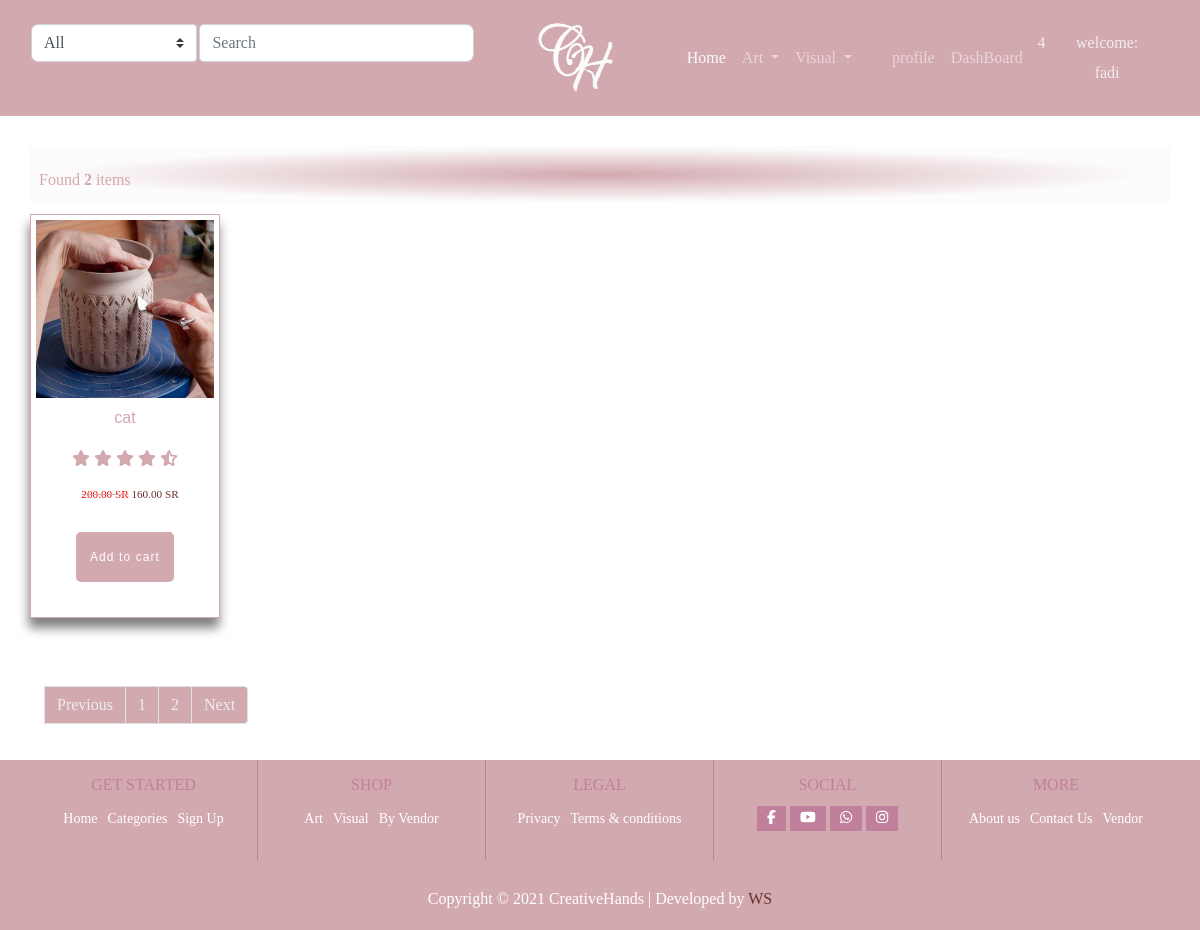
The page /store/ (signed in) on the database its author committed.
### account/models.py (models this page shows, shortened)
class Account(AbstractBaseUser):
    first_name = models.CharField(max_length=50)
    last_name = models.CharField(max_length=50)
    username = models.CharField(max_length=50, unique=True)
    email = models.CharField(max_length=50, unique=True)
    phone_number = models.CharField(max_length=50)
    date_joined = models.DateTimeField(auto_now_add=True)
    last_login = models.DateTimeField(auto_now_add=True)
    is_admin = models.BooleanField(default=False)
    is_staff = models.BooleanField(default=False)
    is_active = models.BooleanField(default=False)
    is_superadmin = models.BooleanField(default=False)
    USERNAME_FIELD = 'email'
    REQUIRED_FIELDS = ['username', 'first_name', 'last_name']
    objects = MyAccountManger()

### product/models.py (models this page shows, shortened)
class Product(models.Model):
    user = models.ForeignKey(User, null=True, on_delete=models.SET_NULL)
    PRDName = models.CharField(max_length=75)
    PRDVandor_Name = models.CharField(max_length=75)
    PRDCategory = models.ForeignKey('Category', on_delete=models.CASCADE, blank=True, null=True)
    PRDIMG = models.ImageField(upload_to='', blank=True, null=True)
    PRDDec = models.TextField(max_length=500)
    PRDBrand = models.ForeignKey('settings.Brand', on_delete=models.CASCADE, blank=True, null=True)
    PRDPrice = models.DecimalField(max_digits=5, decimal_places=2)
    PRDCost = models.DecimalField(max_digits=5, decimal_places=2)
    PRDDisc = models.DecimalField(max_digits=5, decimal_places=2)
    PRDSlug = models.SlugField(blank=True, null=True, allow_unicode=True)
    PRDCreated = models.DateTimeField()
    PRDISNew = models.BooleanField(default=False)
    PRDISbest = models.BooleanField(default=False)
    stock = models.IntegerField(default=0)
    tax = models.DecimalField(max_digits=3, decimal_places=2, default=0.15)
    on_sale = models.BooleanField(default=False)
    sale_date = models.BooleanField(default=True)
    on_sale_start = models.DateField(null=True, blank=True)
    on_sale_ends = models.DateField(null=True, blank=True)
    approved = models.BooleanField(default=False)
    featured = models.BooleanField(default=False)
    limited_products = models.BooleanField(default=False)
    added_date = models.DateTimeField(auto_now_add=True, null=True)
    update_date = models.DateTimeField(auto_now_add=True, null=True)
    weight = models.IntegerField(default=0, null=True)
    length = models.DecimalField(decimal_places=2, default=0, max_digits=100)
    height = models.DecimalField(decimal_places=2, default=0, max_digits=100)
    width = models.DecimalField(decimal_places=2, default=0, max_digits=100)
    def __str__(self):
        return self.PRDName
    def get_absolute_url(self):
        return reverse('products:pro_detail', kwargs={"slug": self.PRDSlug})

### product/views.py (the view)
# urls.py: path('store/', views.store, name='store'),                               # view all categories
def store(request, category_slug=None):
    categories = None
    product_list = None
    if category_slug != None:
        categories = get_object_or_404(Category, slug=category_slug)
        product_list = Product.objects.filter(PRDCategory=categories, approved=True)
        product_count = product_list.count()
        d = Category.objects.all()
        paginator = Paginator(product_list, 1)  # product_list == how many products  display on one page
        page_number = request.GET.get('page')  # get number data
        product_list = paginator.get_page(page_number)
    else:
        product_list = Product.objects.all().filter(approved=True).order_by('id')
        product_count = product_list.count()
        d = Category.objects.all()
        paginator = Paginator(product_list, 1)  # product_list == how many products  display on one page
        page_number = request.GET.get('page')  # get number data
        product_list = paginator.get_page(page_number)
    context = {
        'product_list': product_list,
        'product_count': product_count,
        'd': d,
    }
    return render(request, 'product/store.html', context)

### product/templates/product/store.html (shortened to what this page needs)
<!DOCTYPE html>
{% extends 'product/base.html' %}
{% load static %}
{% block body %}
<body class="body-class">
    <section class="new-product-section">
        <div class="container">
            <div class="row">
                <div class="heading-title">
                    <span class="mr-md-auto">
                    Found <b>  {{ product_count}}</b> items
                    </span>
                </div>
                <div class="new-product">
                    <ul class="product-group">
                                        {% for product in product_list%}
                        <li>
                            <div class="product-card">
                                <div class="card-img">
                                    <a href="#"><img class="img-fluid" src="{{product.PRDIMG.url }} " alt="product-title"></a>
                                </div>
                                <div class="card-content text-center">
                                    <a href=" {{product.get_absolute_url}}">
                                        <h2 class="product-title">{{ product.PRDName}}</h2>
                                    </a>
                                    <div class="rating">
                                        <span><i class="fas fa-star"></i></span>
                                        <span><i class="fas fa-star"></i></span>
                                        <span><i class="fas fa-star"></i></span>
                                        <span><i class="fas fa-star"></i></span>
                                        <span><i class="fas fa-star-half-alt"></i></span>
                                    </div>
                                    <div class="price-group">
                                            {%if product.PRDDisc > 0 %}
                                            <del><span class="del-price-list">{{ product.PRDPrice}}  SR</span></del>
                                             <ins><span class="price-amount amount">{{ product.PRDDisc}} SR</span>
                                                     {% else %}
                                             <ins><span class="price-amount amount">{{ product.PRDDisc}} SR</span>
                                                </ins>
                                            {% endif %}
                                    </div>
                                    <div class="cart-btn"><a class="add-to-cart-btn" href="#">Add to cart</a></div>
                                </div>
                            </div>
                        </li>
                                            {% endfor %}
                    </ul>
                </div>
            </div>
            <nav aria-label="Page navigation example">
{% if product_list.has_other_pages %}
      <ul class="pagination mt-5 ">
          {% if product_list.has_previous %}
        <li class="page-item"><a class="page-link" href="?page={{ product_list.previous_page_number}} ">Previous</a></li>
          {% else %}
           <li class="page-item"><a class="page-link disables" href="# ">Previous</a></li>
          {% endif %}
          {% for pages in product_list.paginator.page_range %}
             {% if product_list.number == pages %}
               <li class="page-item"><a class="page-link" href="#">{{pages}}</a></li>
             {% else %}
                <li class="page-item"><a class="page-link" href="?page={{pages}}">{{pages}}</a></li>
             {% endif %}
          {% endfor %}
                {% if product_list.has_next %}
                     <li class="page-item"><a class="page-link" href="?page={{ product_list.next_page_number}} ">Next</a></li>
               {% else %}
                     <li class="page-item disables"><a class="page-link" href="# ">Next</a></li>
          {% endif %}
      </ul>
   {% endif %}
</nav>
        </div>
    </section>
</body>
{% endblock %}

### product/templates/product/base.html (shortened to what this page needs)
<!DOCTYPE html>
{% load static %}
<html lang="en">
<head>
    <link rel="stylesheet" href="https://cdn.moyasar.com/mpf/1.2.0/moyasar.css">
    <link rel="stylesheet" href="{% static 'css/woocommerce.min.css' %} ">
    <link rel="stylesheet" href="{% static 'css/animate.min.css' %}">
    <link rel="stylesheet" href="{% static 'css/aos2.3.4.css' %}">
    <link rel="stylesheet" href="{% static 'css/linearicons.css' %}">
    <link rel="stylesheet" href="{% static 'css/elementor-icons.min.css' %}">
    <link rel="stylesheet" href="{% static 'css/fontawesome.css' %}">
    <link rel="stylesheet" href="{% static 'css/owl.theme.default.min.css' %}">
    <link rel="stylesheet" href="{% static 'css/slick.min.css' %}">
    <link rel="stylesheet" href="{% static 'css/owl.carousel.css' %}">
    <link rel="stylesheet" href="{% static 'css/bootstrap.min.css' %} ">
    <link rel="stylesheet" href="{% static 'css/woocommerce.min.css' %} ">
    <link rel="stylesheet" href="{% static 'css/style.css' %} ">
</head>
<nav class="navbar navbar-expand-lg navbar-dark bg-brand pr-5">
    <div class="navbar-nav col-lg-2 col-sm-12 order-lg-1 text-center">
        <a href="#" class="navbar-brand mx-auto"><img class="logo animate__animated  animate__fadeIn animate__slower"
                                                      src="{% static 'images/logo.png' %}" width="80px" alt=""/></a>
    </div>
    <div class="navbar-nav col-lg-5 col-sm-12 order-lg-2" style="margin: 20px 0">
        <div class="container-fluid p-0 justify-content-center">
            <div class="navbar-nav col-4 col-lg-1 order-lg-3 justify-content-center text-center ">
                <a href="{% url 'account:register' %}" class="nav-item">
                    <i class="fas fa-user " style="font-size: 20px" data-toggle="modal" data-target="#cartModal"
                       value="5">
                    </i>
                </a>
                <span class="price mr-4"> welcome: {{ user.username}}</span>
            </div>
            <div class="navbar-nav col-4 col-lg-3 order-lg-2 justify-content-center text-center p-0 cart-info "
                 id="cart-info">
                <a href="{% url 'cart:checkout'%}" class="nav-item " data-toggle="modal" data-target="#cartModal">
                    <span class="price  ">{{cart_count}}</span>
                    <br>
                    <i class="fas fa-shopping-basket" style="font-size: 20px" data-toggle="modal"
                       data-target="#cartModal" value="5">
                    </i>
                </a>
            </div>
            <div class="navbar-nav col-4 col-lg-8 order-lg-1 text-center p-0 ">
                <div class="toggle-menu animate__animated  navbar-collapse justify-content-end mr-4" id="toggle-menu">
                    <ul class="navbar-nav mr-5">
                        <li class="nav-item active">
                            <a class="nav-link text-light " href="/">Home <span class="sr-only">(current)</span></a>
                        </li>
                        <li class="nav-item dropdown">
                            <a class="nav-link dropdown-toggle " href="#" id="navbarDropdown" role="button"
                               data-toggle="dropdown" aria-haspopup="true" aria-expanded="false">
                                Art
                            </a>
                        </li>
                        <li class="nav-item dropdown">
                            <a class="nav-link dropdown-toggle mr-4" href="#" id="navbarDropdown" role="button"
                               data-toggle="dropdown" aria-haspopup="true" aria-expanded="false">
                                Visual
                            </a>
                        </li>
                        <li class="nav-item ">
                            {% if user.id is not None%}
                            <a class="nav-link " href="/">profile <span class="sr-only">(current)</span></a>
                        </li>
                        <li class="nav-item ">
                            <a class="nav-link  " href="/">DashBoard <span class="sr-only">(current)</span></a>
                        </li>
                        {% endif %}
                    </ul>
                </div>
            </div>
        </div>
    </div>
    <div class="col-lg-5 col-sm-12 order-lg-0">
        <form class="form-inline" action="{% url 'products:search' %}" method="GET">
            <select name="catid" id='query' class="select_search custom-select" id="inputGroupSelect01">
                <option value="0">All</option>
            </select>
            <input name="query" id="'query" type="search" class="search_text form-control" placeholder="Search"/>
        </form>
    </div>
</nav>
{% block body %}
{% endblock %}
<footer>
    <section class="footer-section">
        <div class="container">
            <div class="row">
                <div class="footer-grid">
                    <div class="footer-col">
                        <h4 class="footer-title">
                            Get Started
                        </h4>
                        <div class="footer-menu">
                            <a href="/">Home</a>
                            <a href="#">Categories</a>
                            <a href="#">Sign Up</a>
                        </div>
                    </div>
                    <div class="footer-col">
                        <h4 class="footer-title">
                            Shop
                        </h4>
                        <div class="footer-menu">
                            <a href="#">Art</a>
                            <a href="#">Visual</a>
                            <a href="#">By Vendor</a>
                        </div>
                    </div>
                    <div class="footer-col">
                        <h4 class="footer-title">
                            Legal
                        </h4>
                        <div class="footer-menu">
                            <a href="#">Privacy</a>
                            <a href="#">Terms & conditions</a>
                        </div>
                    </div>
                    <div class="footer-col">
                        <h4 class="footer-title">
                            Social
                        </h4>
                        <div class="footer-menu social">
                            <a href="#"><i class="fab fa-facebook-f"></i></a>
                            <a href="#"><i class="fab fa-youtube"></i></a>
                            <a href="#"><i class="fab fa-whatsapp "></i></a>
                            <a href="#"><i class="fab  fa-instagram "></i></a>
                        </div>
                    </div>
                    <div class="footer-col">
                        <h4 class="footer-title">
                            More
                        </h4>
                        <div class="footer-menu">
                            <a href="#">About us</a>
                            <a href="#">Contact Us</a>
                            <a href="#">Vendor</a>
                        </div>
                    </div>
                </div>
            </div>
            <div class="row mt-4">
                <div class="col-12">
                    <div class="copyright">
                        <p class="footer-copyright">Copyright &copy; 2021 CreativeHands | Developed by <a
                                href="https://wahednur.com">WS</a></p>
                    </div>
                </div>
            </div>
        </div>
    </section>
</footer>
</html>

### rows shown on the page
Account: username "fadi"
Product: PRDIMG (picture), PRDName "cat", PRDPrice "200.00", PRDDisc "160.00"

### other values the page prints
{{ cart_count }} "4"
{{ product_count }} "2"
{{ pages }} "1"
{{ pages }} "2"
